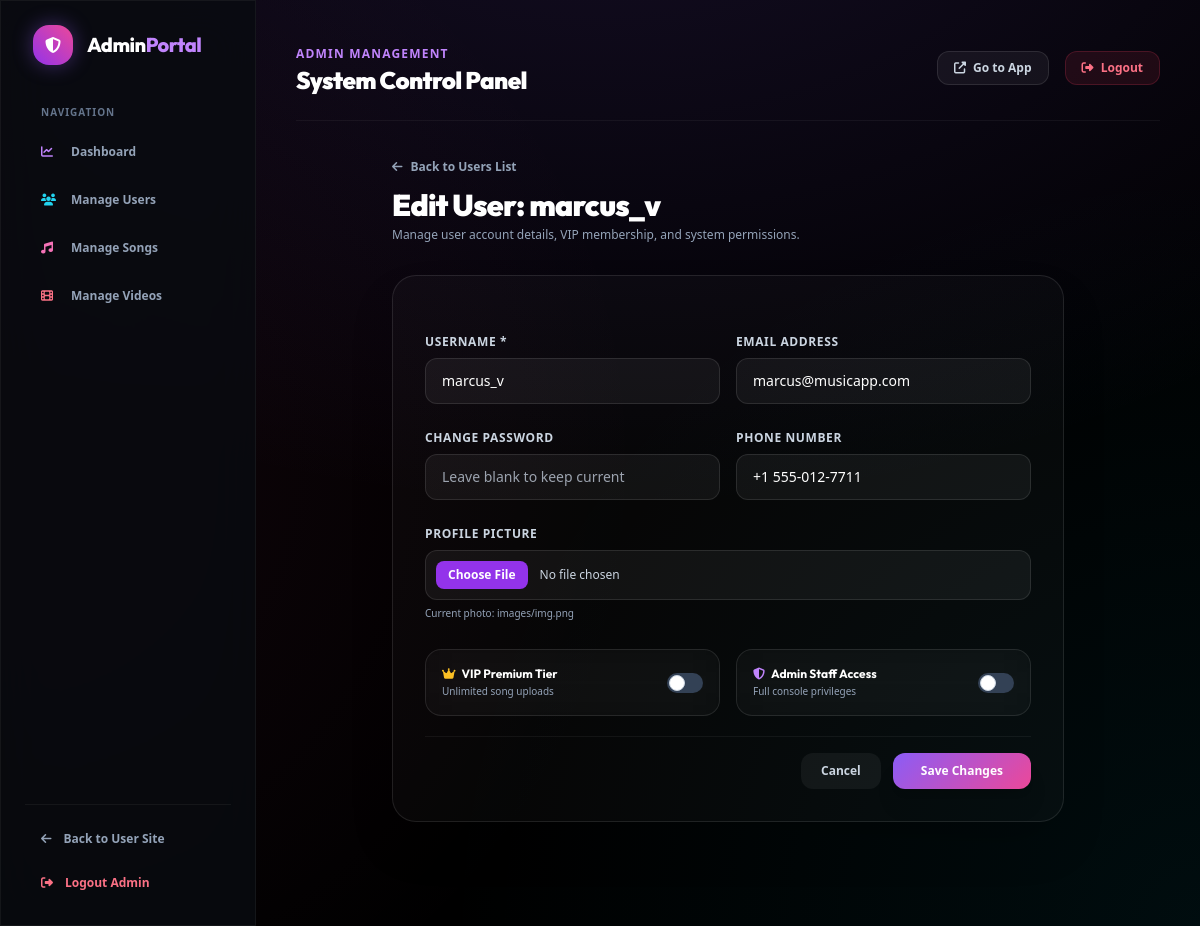
Page /a/users/edit/8 (signed in) on the committed database.
### music_player/models.py (models this page shows, shortened)
class User(AbstractUser):
    user_phone = models.CharField(max_length=20, null=True, blank=True)
    profile_pic = models.ImageField(upload_to='profile/', blank=True, null=True, default='images/img.png')
    is_premium = models.BooleanField(default=False, help_text="Designates whether the user has active Premium VIP status.")
    premium_expiry = models.DateTimeField(null=True, blank=True, help_text="Expiry date for premium subscription.")

### music_player/views.py (the view, shortened to what this page needs)
# urls.py: path("a/users/edit/<int:user_id>", views.edit_user, name="edit_user"),
@admin_required
def edit_user(request, user_id):
    user = get_object_or_404(User, pk=user_id)
    return render(request, "admin/users/user_edit.html", {"user": user})

### music_player/views.py (called while the page is built)
def admin_required(view_func):
    @login_required(login_url='admin_login')
    @functools.wraps(view_func)
    def _wrapped(request, *args, **kwargs):
        if not (request.user.is_staff or request.user.is_superuser):
            messages.error(request, "Administrator privilege required.")
            return redirect('admin_login')
        return view_func(request, *args, **kwargs)
    return _wrapped

### templates/admin/users/user_edit.html (shortened to what this page needs)
{% extends 'admin/layout/admin_base.html' %}
{% load static %}
{% block content %}
<div class="animate-fade-up max-w-2xl mx-auto pb-16 space-y-8">
    <div>
        <a href="{% url 'admin_users' %}" class="inline-flex items-center gap-2 text-xs font-bold text-slate-400 hover:text-white transition mb-3">
            <i class="fas fa-arrow-left text-xs"></i> Back to Users List
        </a>
        <h1 class="text-3xl font-black text-white tracking-tight">Edit User: {{ user.username }}</h1>
        <p class="text-xs text-slate-400 mt-1">Manage user account details, VIP membership, and system permissions.</p>
    </div>
    <div class="glass p-6 md:p-8 rounded-3xl border border-white/10 shadow-2xl">
        <form method="POST" action="{% url 'edit_user' user.id %}" enctype="multipart/form-data" class="space-y-5">
            <div class="grid grid-cols-1 sm:grid-cols-2 gap-4">
                <div class="space-y-1.5">
                    <label class="text-xs font-bold text-slate-300 uppercase tracking-wider">Username *</label>
                    <input type="text" name="username" value="{{ user.username }}" required
                           class="w-full bg-white/5 border border-white/10 rounded-xl px-4 py-3 text-xs md:text-sm text-white focus:border-purple-500 outline-none">
                </div>
                <div class="space-y-1.5">
                    <label class="text-xs font-bold text-slate-300 uppercase tracking-wider">Email Address</label>
                    <input type="email" name="email" value="{{ user.email }}"
                           class="w-full bg-white/5 border border-white/10 rounded-xl px-4 py-3 text-xs md:text-sm text-white focus:border-purple-500 outline-none">
                </div>
            </div>
            <div class="grid grid-cols-1 sm:grid-cols-2 gap-4">
                <div class="space-y-1.5">
                    <label class="text-xs font-bold text-slate-300 uppercase tracking-wider">Change Password</label>
                    <input type="password" name="password" placeholder="Leave blank to keep current"
                           class="w-full bg-white/5 border border-white/10 rounded-xl px-4 py-3 text-xs md:text-sm text-white focus:border-purple-500 outline-none">
                </div>
                <div class="space-y-1.5">
                    <label class="text-xs font-bold text-slate-300 uppercase tracking-wider">Phone Number</label>
                    <input type="text" name="user_phone" value="{{ user.user_phone|default:'' }}" placeholder="+1 234 567 8900"
                           class="w-full bg-white/5 border border-white/10 rounded-xl px-4 py-3 text-xs md:text-sm text-white focus:border-purple-500 outline-none">
                </div>
            </div>
            <div class="space-y-1.5">
                <label class="text-xs font-bold text-slate-300 uppercase tracking-wider">Profile Picture</label>
                <input type="file" name="profile_picture" accept="image/*"
                       class="w-full bg-white/5 border border-white/10 rounded-xl p-2.5 text-xs text-slate-300 file:mr-3 file:py-1.5 file:px-3 file:rounded-lg file:border-0 file:text-xs file:font-bold file:bg-purple-600 file:text-white hover:file:bg-purple-500">
                {% if user.profile_pic %}
                <p class="text-[10px] text-slate-400">Current photo: {{ user.profile_pic.name }}</p>
                {% endif %}
            </div>
            <div class="grid grid-cols-1 sm:grid-cols-2 gap-4 pt-2">
                <div class="glass p-4 rounded-2xl border border-white/10 flex items-center justify-between">
                    <div>
                        <h4 class="text-xs font-bold text-white flex items-center gap-1.5">
                            <i class="fas fa-crown text-amber-400"></i> VIP Premium Tier
                        </h4>
                        <p class="text-[10px] text-slate-400 mt-0.5">Unlimited song uploads</p>
                    </div>
                    <label class="relative inline-flex items-center cursor-pointer">
                        <div class="w-9 h-5 bg-slate-700 peer-focus:outline-none rounded-full peer peer-checked:after:translate-x-full peer-checked:after:border-white after:content-[''] after:absolute after:top-[2px] after:start-[2px] after:bg-white after:border-slate-300 after:border after:rounded-full after:h-4 after:w-4 after:transition-all peer-checked:bg-amber-500"></div>
                    </label>
                </div>
                <div class="glass p-4 rounded-2xl border border-white/10 flex items-center justify-between">
                    <div>
                        <h4 class="text-xs font-bold text-white flex items-center gap-1.5">
                            <i class="fas fa-shield-halved text-purple-400"></i> Admin Staff Access
                        </h4>
                        <p class="text-[10px] text-slate-400 mt-0.5">Full console privileges</p>
                    </div>
                    <label class="relative inline-flex items-center cursor-pointer">
                        <div class="w-9 h-5 bg-slate-700 peer-focus:outline-none rounded-full peer peer-checked:after:translate-x-full peer-checked:after:border-white after:content-[''] after:absolute after:top-[2px] after:start-[2px] after:bg-white after:border-slate-300 after:border after:rounded-full after:h-4 after:w-4 after:transition-all peer-checked:bg-purple-600"></div>
                    </label>
                </div>
            </div>
            <div class="flex justify-end gap-3 pt-4 border-t border-white/5">
                <a href="{% url 'admin_users' %}" class="px-5 py-2.5 rounded-xl bg-white/5 text-xs font-bold text-slate-300 hover:bg-white/10 transition">
                    Cancel
                </a>
                <button type="submit" class="btn-primary py-2.5 px-7 rounded-xl text-xs font-bold shadow-xl">
                    Save Changes
                </button>
            </div>
        </form>
    </div>
</div>
{% endblock %}

### static/css/style.css (style rules this page uses)
:root { --bg-primary: #06070a; --bg-surface: rgba(14, 16, 23, 0.75); --bg-surface-hover: rgba(26, 29, 43, 0.85); --card-bg: rgba(255, 255, 255, 0.025); --accent-purple: #8b5cf6; --accent-pink: #ec4899; --accent-cyan: #06b6d4; --accent-indigo: #6366f1; --accent-emerald: #10b981; --accent-gold: #f59e0b; --accent-amber: #d97706; --text-main: #f8fafc; --text-muted: #94a3b8; --text-dim: #64748b; --glass-border: rgba(255, 255, 255, 0.08); --glass-border-hover: rgba(255, 255, 255, 0.2); --glass-highlight: rgba(255, 255, 255, 0.05); --glass-shadow: 0 20px 45px -15px rgba(0, 0, 0, 0.8); --font-heading: 'Outfit', 'Plus Jakarta Sans', system-ui, sans-serif; --font-body: 'Plus Jakarta Sans', system-ui, sans-serif; }
* { box-sizing: border-box; }
body { background-color: var(--bg-primary); background-image: radial-gradient(ellipse 90% 80% at 50% -25%, rgba(139, 92, 246, 0.16), transparent), radial-gradient(circle at 100% 100%, rgba(6, 182, 212, 0.07) 0%, transparent 50%), radial-gradient(circle at 0% 50%, rgba(236, 72, 153, 0.07) 0%, transparent 50%); background-attachment: fixed; color: var(--text-main); font-family: var(--font-body); margin: 0; overflow-x: hidden; min-height: 100vh; -webkit-font-smoothing: antialiased; }
h1, h2, h3, h4, h5, h6 { font-family: var(--font-heading); }
.glass { background: var(--card-bg); backdrop-filter: blur(20px); -webkit-backdrop-filter: blur(20px); border: 1px solid var(--glass-border); border-radius: 20px; transition: all 0.35s cubic-bezier(0.16, 1, 0.3, 1); }
.btn-primary { background: linear-gradient(135deg, var(--accent-purple), var(--accent-pink)); color: white; font-weight: 700; padding: 0.75rem 1.75rem; border-radius: 14px; transition: all 0.3s cubic-bezier(0.16, 1, 0.3, 1); box-shadow: 0 8px 25px -5px rgba(139, 92, 246, 0.4); display: inline-flex; align-items: center; justify-content: center; gap: 0.5rem; }
.animate-fade-up { animation: fadeInUp 0.6s cubic-bezier(0.16, 1, 0.3, 1) forwards; }

### rows in the picture
User: username "marcus_v", email "marcus@musicapp.com", user_phone "+1 555-012-7711", profile_pic.name "images/img.png"
